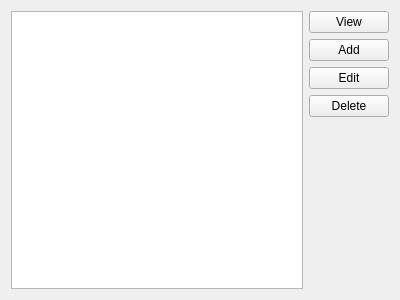
<?xml version="1.0" encoding="UTF-8"?>
<ui version="4.0">
 <class>AnimalFrame</class>
 <widget class="QFrame" name="AnimalFrame">
  <property name="geometry">
   <rect>
    <x>0</x>
    <y>0</y>
    <width>400</width>
    <height>300</height>
   </rect>
  </property>
  <property name="windowTitle">
   <string>Frame</string>
  </property>
  <layout class="QHBoxLayout" name="horizontalLayout">
   <item>
    <widget class="QTableView" name="animalsTable">
     <property name="selectionMode">
      <enum>QAbstractItemView::SelectionMode::SingleSelection</enum>
     </property>
     <property name="selectionBehavior">
      <enum>QAbstractItemView::SelectionBehavior::SelectItems</enum>
     </property>
    </widget>
   </item>
   <item>
    <layout class="QVBoxLayout" name="verticalLayout">
     <item>
      <widget class="QPushButton" name="viewButton">
       <property name="text">
        <string>View</string>
       </property>
      </widget>
     </item>
     <item>
      <widget class="QPushButton" name="addButton">
       <property name="text">
        <string>Add</string>
       </property>
      </widget>
     </item>
     <item>
      <widget class="QPushButton" name="editButton">
       <property name="text">
        <string>Edit</string>
       </property>
      </widget>
     </item>
     <item>
      <widget class="QPushButton" name="deleteButton">
       <property name="text">
        <string>Delete</string>
       </property>
      </widget>
     </item>
     <item>
      <spacer name="verticalSpacer">
       <property name="orientation">
        <enum>Qt::Orientation::Vertical</enum>
       </property>
       <property name="sizeHint" stdset="0">
        <size>
         <width>20</width>
         <height>40</height>
        </size>
       </property>
      </spacer>
     </item>
    </layout>
   </item>
  </layout>
 </widget>
 <resources/>
 <connections/>
</ui>
